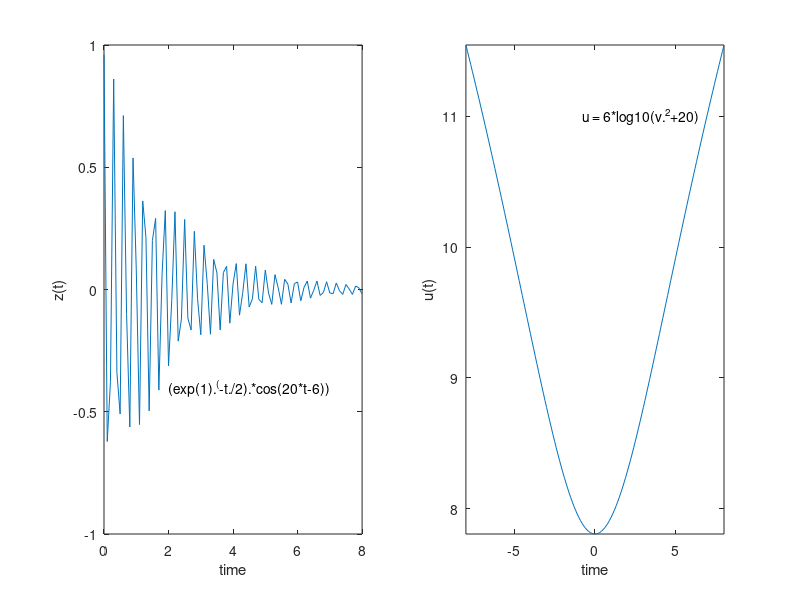

Write the MATLAB code that produced this figure. (Note: this script raises an error after producing the figure.)
% Object cooling according to Newton's Law of Cooling where k is a constant
% Modified last September 9, 2013

%Written by Steven Macenski

Ts = 38;
To = 120;
k = .45;
t = (0:3);
T = Ts + (To-Ts)*exp(1).^(-k*t);
FinalTemp = round (T(1:1))

plot(t,T);
xlabel('Time');
ylabel('Degrees');
figure(1)
clear all
pause


%A charged particles movement in a magnetic field, Bo, with components of
%velocity in both perp. and parellel directions. 
% Components of (x,y,z) are as follow (rhocos(wt),rhosin(wt),V||,t)
%rho is the radii and w is the frequency

m = 1.67.*10.^-27;
q = 1.6.*10.^-19;
Bo = .35;
Vperp = 4.69.*10.^6;
Vpar = 1;
Rho = (m*Vperp)./(q*Bo)
w = (q*Bo)./m
%Above defines the Rho and w
%Below will plot the subsiquent x,y,z coordinates
t = 0:.15:10;
x = Rho*cos(w*t);
y = Rho*sin(w*t);
z = Vpar*t;
plot3(x,y,z)
figure(1)
clear all
pause

% Subplot two vectors t and v apart in a graph. 
% Where the vectors are overlapped for all times 0:8 on the graph

t = 0:.1:8;
z = (exp(1).^(-t./2).*cos(20*t-6));
v = -8:.1:8;
u = 6*log10(v.^2+20); 
subplot(1,2,1), plot(t,z);
xlabel('time');
ylabel('z(t)');
text(2,-.4,'(exp(1).^(-t./2).*cos(20*t-6))');
subplot(1,2,2), plot(v,u);
xlabel('time');
ylabel('u(t)');
text(-.75,11,'u = 6*log10(v.^2+20)');
axis tight
figure(1)

clear all
pause

close all
%NACA Air foil problem

NACA = input('NACA Airfoil Classification:');
q = NACA./1000;
m = floor(q);
w = NACA - m*1000;
p = floor(w./100);
t = NACA-(m*1000)-(p*100);
clear q;
clear w;
clear e;
clear r;
%Above we determined the breakdown of the numberical values of the mptt
% Below are the questions Yu and Yd for the upper and lower parts of the
% curve
% since lower changes as x relates to p, we need to relate them accordingly

x = 0:.01:1;


thick = (t.*5)*((.29690*sqrt(x))-.126*(x)-.3516*(x).^2+.2843*(x).^3-.1015*(x).^4);


%x1 = 1:p;
%x2 = p:1000;
%camby1 = (m./p.^2)*(2*p*x1-(x1).^2);
%camby2 = (m./(1-p).^2)*((1-2*p)+2*p*(x2)-(x2).^2);
%camb = [camby1 camby2];



%for x1 = 0:.01:p, camb = (m./p.^2)*(2*p*x-(x).^2)
    %for x2 = p:.01:1, camb = (m./(1-p).^2)*((1-2*p)+2*p(x)-(x).^2)
    %end
%end

if x <= p
    camb = (m./p.^2)*(2*p*x-(x).^2);
elseif x > p
    camb = (m./(1-p).^2)*((1-2*p)+2*p(x)-(x).^2);
end

Yu = camb + thick;
Yd = camb - thick;
plot(x,Yu,x,Yd,'LineWidth',2)
axis equal
xlabel('x/c');
ylabel('y/c');
text(3,2,'NACA Airfoil');